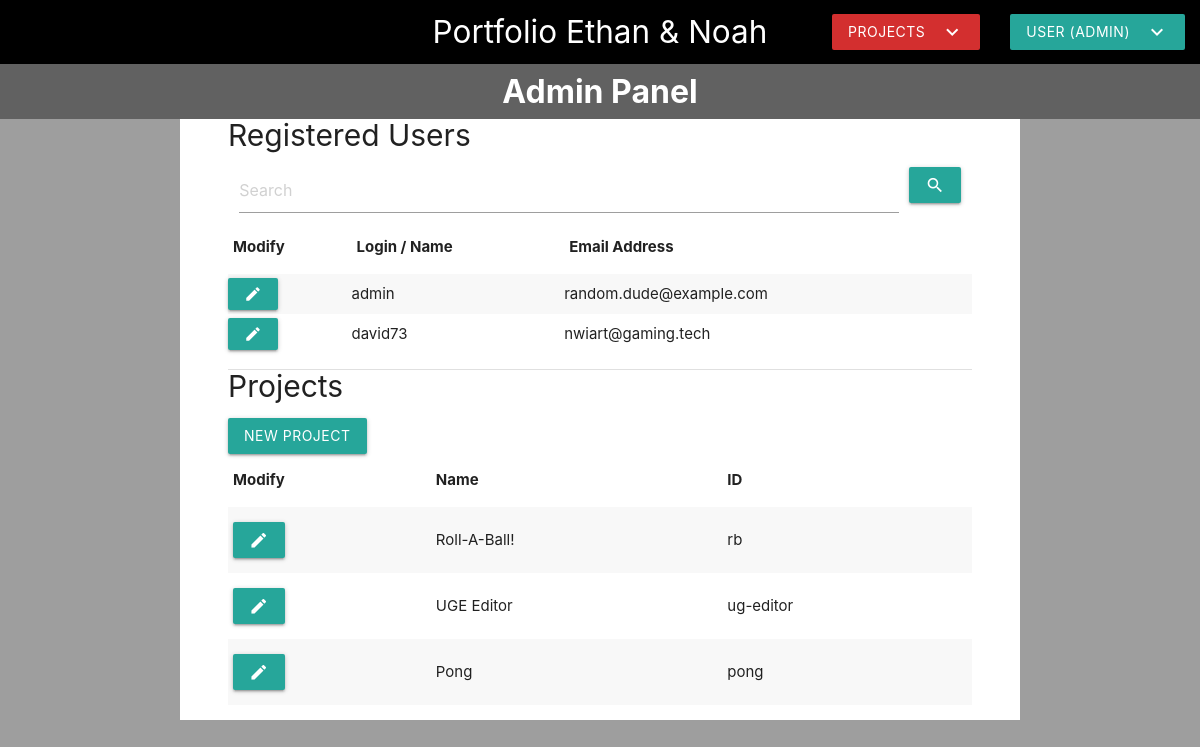
Screenshot of /admin-panel.php (signed in) with the database file from the repository.
### tables this page shows
CREATE TABLE IF NOT EXISTS `user` (
  `login` varchar(64) NOT NULL,
  `email` varchar(256) NOT NULL,
  `password` varchar(256) NOT NULL,
  `is_admin` tinyint(4) NOT NULL,
  PRIMARY KEY (`login`)
);

CREATE TABLE IF NOT EXISTS `projects` (
  `id` varchar(32) NOT NULL,
  `name` varchar(64) NOT NULL,
  PRIMARY KEY (`id`)
);

### php/functions.php (called while the page is built, shortened)
<?php
	function createPDO()
	{
		$pdo = new PDO(
			'mysql:host=localhost;dbname=projet5-db;',
			'root',
			'',
			array(PDO::MYSQL_ATTR_INIT_COMMAND => 'SET NAMES utf8')
		);
		$pdo->setAttribute(PDO::ATTR_ERRMODE, PDO::ERRMODE_WARNING);
		return $pdo;
	}
	function executeSQL($pdo, $request, $data)
	{
		$pre = $pdo->prepare($request);
		$pre->execute($data);
		return $pre->fetchAll(PDO::FETCH_ASSOC);
	}
	function getUsers()
	{
		$pdo = createPDO();
		return executeSQL($pdo, "SELECT * FROM user", array());
	}
	function getProjects()
	{
		$pdo = createPDO();
		return executeSQL($pdo, "SELECT * FROM projects", array());
	}
?>

### admin-panel.php (the view, shortened to what this page needs)
<?php
	require_once "php/functions.php";
?>
<!DOCTYPE html>
<html lang="en">
	<head>
		<link type="text/css" rel="stylesheet" href="css/materialize.css" media="screen,projection" />
		<link rel="stylesheet" href="css/style.css" />
		<link rel="stylesheet" href="https://cdnjs.cloudflare.com/ajax/libs/font-awesome/4.7.0/css/font-awesome.min.css" />
	</head>
	<body class="grey">
		<?php
			require "php/menu.php";
			require_once "php/functions.php";
		?>
		<h1 class="grey darken-2 center white-text title-block">Admin Panel</h1>
		<div class="container white" id="admin-container">
			<h2>Registered Users</h2>
			<div class="section">
				<form method="get" action="admin-panel.php">
					<div class="row">
						<div class="col s11">
							<input id="search-users" name="search-users" type="search" placeholder="Search" class="search-field" />
						</div>
						<div class="col s1">
							<button type="submit" class="btn right"><i class="material-icons">search</i></button>
						</div>
					</div>
				</form>
				<table id="admin-user-table" class="striped">
					<thead>
						<tr>
							<th>Modify</th>
							<th>Login / Name</th>
							<th>Email Address</th>
						</tr>
					</thead>
					<tbody>
						<?php
							if (isset($_GET["search-users"]))
								$result = searchUsers($_GET["search-users"]);
							else
								$result = getUsers();
							foreach ($result as $user)
							{?>
								<tr>
								<td><a href="admin-modif-user.php?login=<?php echo $user["login"]; ?>" class="btn btn-small"><i class="material-icons">edit</i></a></td>
								<td><?php echo $user["login"]; ?></td>
								<td><?php echo $user["email"]; ?></td>
								</tr>
							<?php
							}
						?>
					</tbody>
				</table>
			</div>
			<div class="divider"></div>
			<h2>Projects</h2>
			<div class="section">
				<a href="#modal-new-project" class="btn waves-effect waves-light modal-trigger">New Project</a>
				<table class="striped">
					<thead>
						<tr>
							<th>Modify</th>
							<th>Name</th>
							<th>ID</th>
						</tr>
					</thead>
					<tbody>
						<?php
							$projects = getProjects();
							foreach ($projects as $p)
							{?>
								<tr>
								<td><a href="admin-modif-project.php?pr=<?php echo $p["id"]; ?>" class="btn"><i class="material-icons">edit</i></a></td>
								<td><?php echo $p["name"]; ?></td>
								<td><?php echo $p["id"]; ?></td>
								</tr>
							<?php
							}
						?>
					</tbody>
				</table>
			</div>
		</div>
	</body>
</html>

### php/menu.php (shortened to what this page needs)
<nav>
	<div class="nav-wrapper black">
		<a href="index.php" class="brand-logo center" rel="nofollow">Portfolio Ethan & Noah</a>
		<ul class="right hide-on-med-and-down">
			<li><a href="#dropdown-projects" class="btn waves-effect waves-light red darken-2 dropdown-trigger"><i class="material-icons right">expand_more</i>Projects</a></li>
			<li><a href="#dropdown-users"    class="btn waves-effect waves-light dropdown-trigger"><i class="material-icons right">expand_more</i>User <?php if (isset($_SESSION["user"])) echo "(".$_SESSION["user"]["name"].")"; ?></a></li>
		</ul>
	</div>
</nav>
<?php
	function createDropdown($mobile)
	{
?>
	<?php
		require_once "php/functions.php";
		$projects = getProjects();
	?>
<?php
	}
	createDropdown(false);
?>

### css/style.css (style rules this page uses)
h1 { margin-top: 0px; margin-bottom: 0px; }
h2 { font-size: 2rem; }
.title-block { font-weight: bold; font-size: 24pt; padding-top: 10px; padding-bottom: 10px; }
#admin-container { padding: 0px 4%; }
#admin-user-table td { padding: 4px 0px; }

### rows the page displays
user: login "admin", email "random.dude@example.com"
user: login "david73", email "nwiart@gaming.tech"
projects: name "Roll-A-Ball!", id "rb"
projects: name "UGE Editor", id "ug-editor"
projects: name "Pong", id "pong"

### other values shown
$_SESSION["user"]["name"] "ADMIN"
